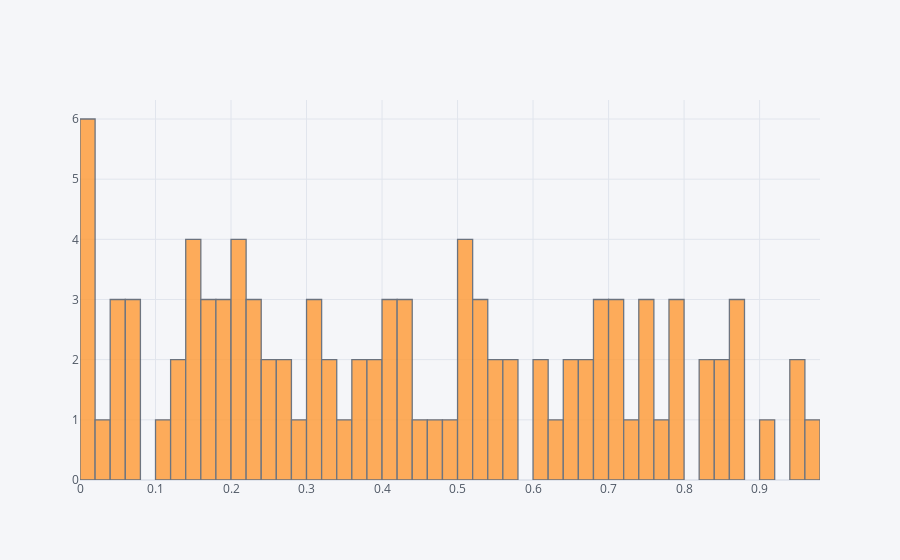

The code cell stored with this chart in its notebook:
### Markdown cell above
### Histograma

### Code cell
df1['A'].iplot(kind='hist', bins=50)

### Figure 1 — Plotly figure (JSON) as saved in the notebook; plotly's stock layout.template omitted (floating-point values rounded to 4 significant figures)
{"data": [{"histfunc": "count", "histnorm": "", "marker": {"color": "rgba(255, 153, 51, 1.0)", "line": {"color": "#4D5663", "width": 1.3}}, "name": "A", "nbinsx": 50, "opacity": 0.8, "orientation": "v", "type": "histogram", "x": [0.5223, 0.3682, 0.001011, 0.9058, 0.7384, 0.1592, 0.1839, 0.2103, 0.5425, 0.8299, 0.752, 0.4439, 0.01933, 0.5493, 0.4331, 0.9683, 0.1138, 0.159, 0.217, 0.5191, 0.661, 0.7035, 0.3382, 0.2162, 0.3846, 0.05538, 0.5235, 0.6846, 0.7089, 0.6135, 0.0244, 0.8632, 0.07097, 0.2848, 0.8333, 0.2138, 0.2758, 0.7831, 0.8516, 0.7138, 0.633, 0.06523, 0.1625, 0.3412, 0.6962, 0.841, 0.3067, 0.3726, 0.1947, 0.1723, 0.2569, 0.1535, 0.9487, 0.2579, 0.2292, 0.5038, 0.7901, 0.6574, 0.7684, 0.01487, 0.6716, 0.0107, 0.001867, 0.1986, 0.1747, 0.4091, 0.2778, 0.4085, 0.4862, 0.6979, 0.7989, 0.7583, 0.4684, 0.05792, 0.656, 0.1202, 0.3382, 0.8605, 0.5614, 0.4254, 0.3123, 0.01499, 0.4333, 0.5004, 0.05414, 0.5718, 0.8773, 0.2227, 0.5069, 0.06552, 0.5373, 0.7467, 0.9567, 0.3964, 0.3177, 0.1412, 0.6185, 0.4014, 0.2308, 0.137]}], "layout": {"barmode": "overlay", "legend": {"bgcolor": "#F5F6F9", "font": {"color": "#4D5663"}}, "paper_bgcolor": "#F5F6F9", "plot_bgcolor": "#F5F6F9", "title": {"font": {"color": "#4D5663"}}, "xaxis": {"gridcolor": "#E1E5ED", "showgrid": true, "tickfont": {"color": "#4D5663"}, "title": {"font": {"color": "#4D5663"}, "text": ""}, "zerolinecolor": "#E1E5ED"}, "yaxis": {"gridcolor": "#E1E5ED", "showgrid": true, "tickfont": {"color": "#4D5663"}, "title": {"font": {"color": "#4D5663"}, "text": ""}, "zerolinecolor": "#E1E5ED"}}}
